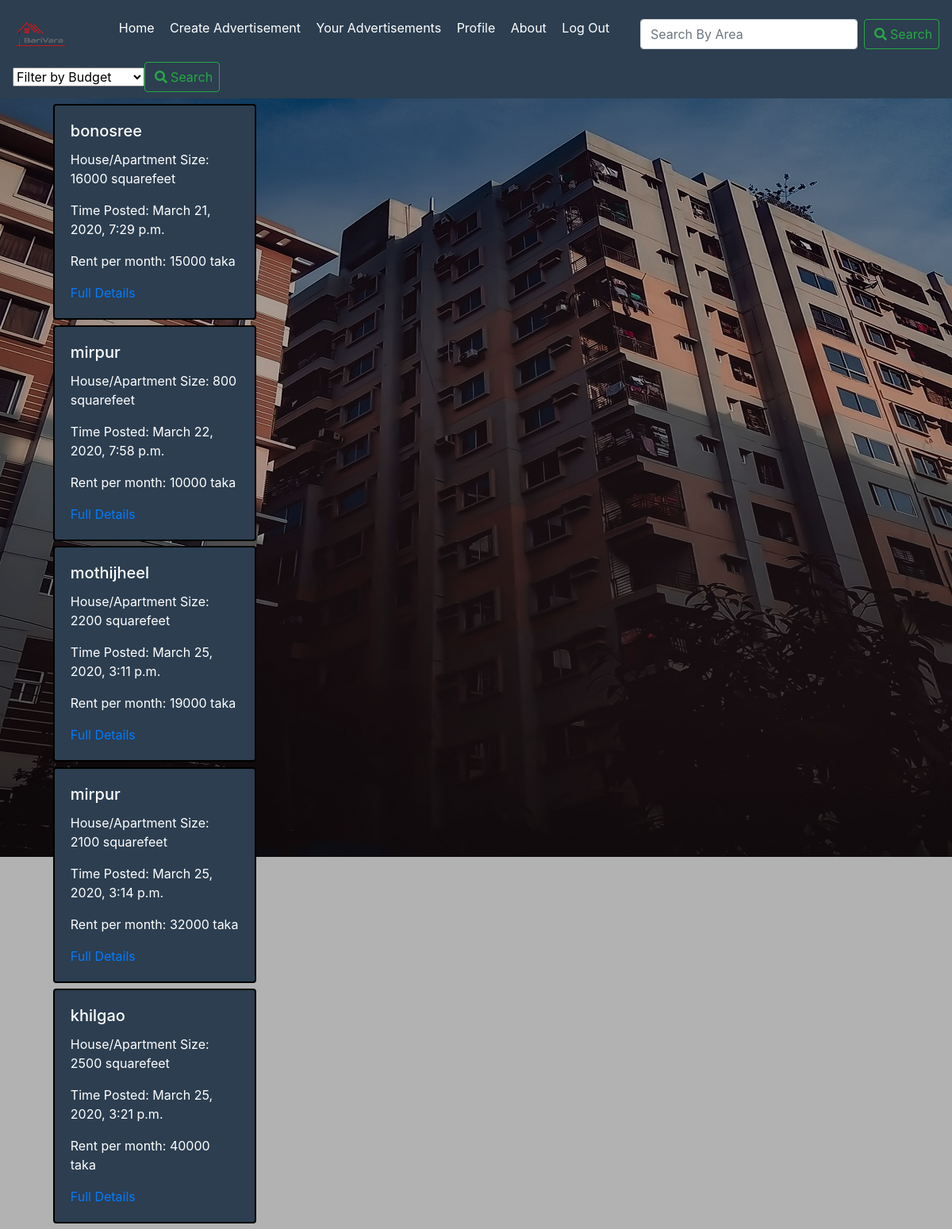
The page /BariVara/ on the database as committed earlier.
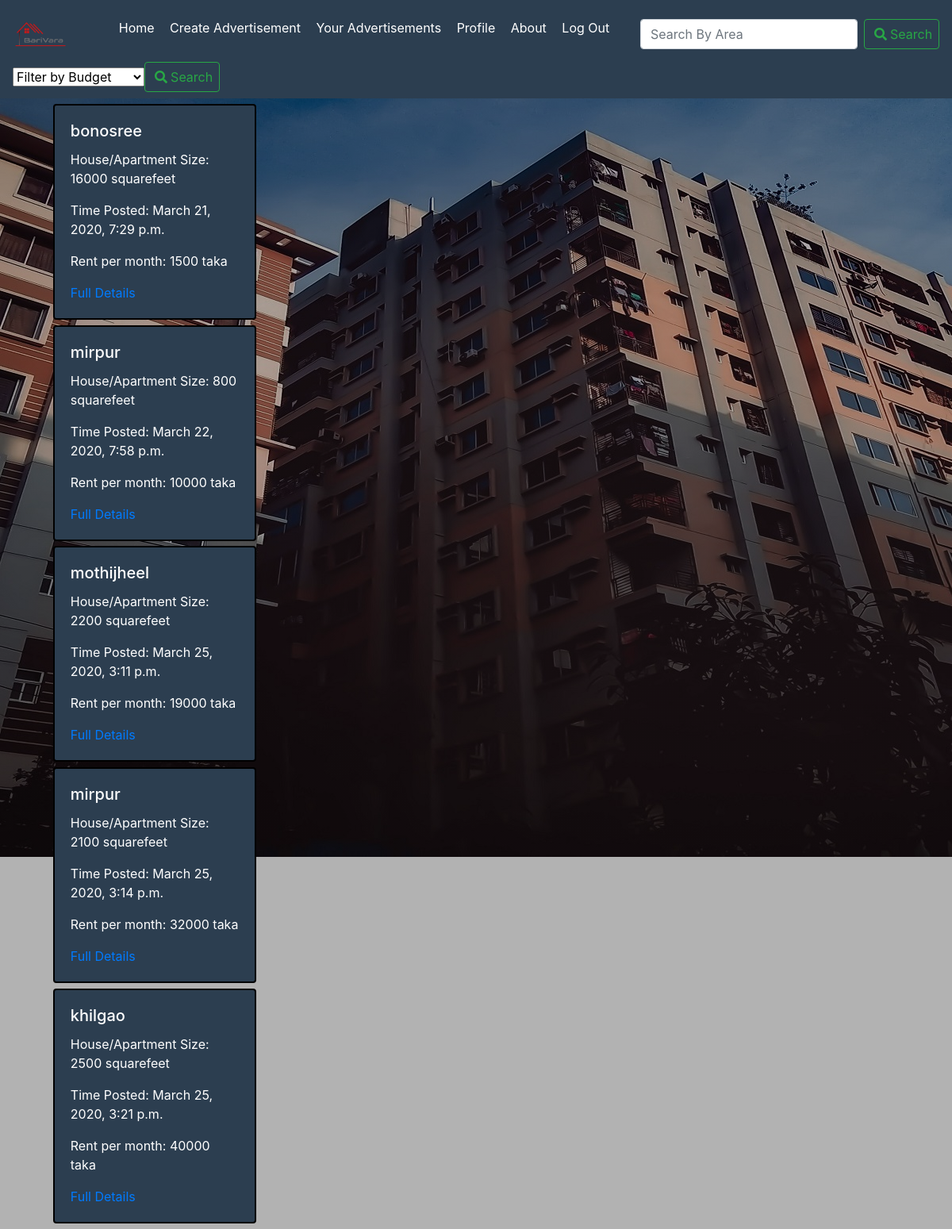
The same page on the database as committed later.
### BariVara/models.py (models this page shows, shortened)
class advertisements(models.Model):
    PLACE=[
        ('mothijheel', 'Mothijheel'),
        ('bonosree', 'Bonosree'),
        ('mirpur', 'Mirpur'),
        ('khilgao', 'Khilgao'),
        ('gulshan', 'Gulshan'),
        ('badda', 'Badda'),
        ('uttora', 'Uttora'),
        ('banani', 'Banani'),
    ]
    place=models.CharField(max_length=30,choices=PLACE)
    address=models.CharField(max_length=50)
    bedroom=models.PositiveSmallIntegerField()
    bathroom=models.PositiveSmallIntegerField()
    rent=models.PositiveIntegerField()
    size=models.PositiveIntegerField()
    date_posted=models.DateTimeField(default=timezone.now)
    owner= models.ForeignKey(User,on_delete=models.CASCADE)
    number=models.PositiveIntegerField(null=True)

### BariVara/views.py (the view)
# urls.py: path('', views.HomePage, name='HomePage'),
def HomePage(request):
    context={
        'advertisements':advertisements.objects.all()
    }
    return render (request, 'BariVara/HomePage.html',context)

### BariVara/templates/BariVara/HomePage.html (shortened to what this page needs)
{% extends "BariVara/Base.html" %}
{% block content %}
<div class="container">
  {% for ad in advertisements %}
     <div class="col-sm-4">
        <div class="card" style="width: 16rem;">
          <div class="card-body">
            <h5 class="card-title">{{ad.place}}</h5>
            <p>House/Apartment Size: {{ad.size}} squarefeet</p>
            <p>Time Posted: {{ad.date_posted}}</p>
            <p>Rent per month: {{ad.rent}} taka</p>
            <a href='{% url 'advertisement_details' ad.id  %}' class="card-link">Full Details</a>
          </div>
        </div>
      </div>
  {% endfor %}
</div>
{% endblock content %}

Rows that differ between the two databases and show on the page:
changed advertisements "bonosree": rent "15000" → "1500"
